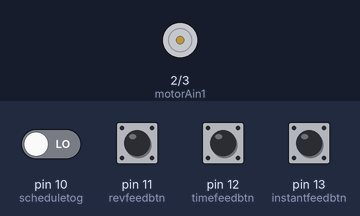
A sketch run on a simulated Arduino Mega 2560, built with avr-gcc and run on an emulated ATmega2560. Shown: motor-driver pin pairs drawn as motors (green arrow = first pin HIGH = forward, orange = second pin HIGH = backward, longer = more drive). The inputs (shaded band) are chosen by the test bench; at power-on: pin 10 (scheduletog), pin 11 (revfeedbtn), pin 12 (timefeedbtn), pin 13 (instantfeedbtn) LOW. WiFi joins after 1.5 s; servers stay silent unless stated; what the sketch prints to the serial monitor is not drawn.

Above: at 2.7 s.
2.8 s: pin 10 (scheduletog) driven HIGH
At 3.7 s:
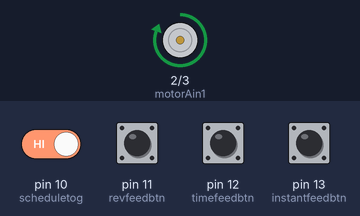
4.3 s: pin 11 (revfeedbtn) pulled HIGH for 0.15 s
At 4.37 s:
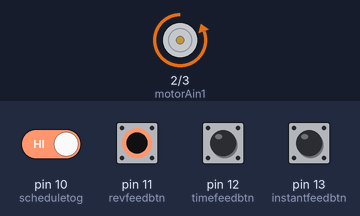
8.9 s: pin 10 (scheduletog) driven LOW
At 9.6 s:
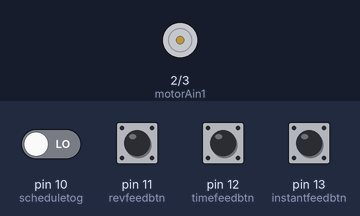
10.4 s: pin 12 (timefeedbtn) pulled HIGH for 0.15 s
At 10.7 s:
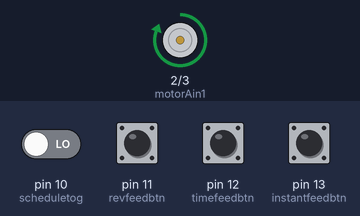
Timing chart, 0 to 21.9 s (numbered marks = the images above; inputs shaded):
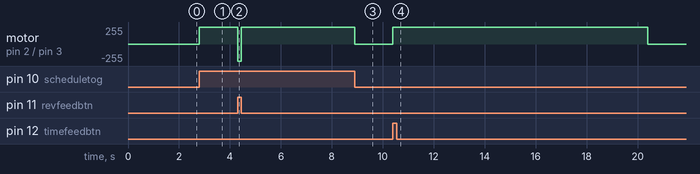

Measured:
- after the input at 2.8 s, motor on pin 2 (motorAin1) / pin 3 (motorAin2): stopped → forward 255/255 at once
- after the input at 4.3 s, motor on pin 2 (motorAin1) / pin 3 (motorAin2): forward 255/255 → backward 255/255 at once, → forward 255/255 0.15 s later
- after the input at 8.9 s, motor on pin 2 (motorAin1) / pin 3 (motorAin2): forward 255/255 → stopped at once
- after the input at 10.4 s, motor on pin 2 (motorAin1) / pin 3 (motorAin2): stopped → forward 255/255 at once, → stopped 10.0 s later

The sketch:

sketch_catfeederV2-wifi.ino
```cpp
#include "WiFiEsp.h"
#include <ArduinoJson.h>
#ifndef HAVE_HWSERIAL1
#include "SoftwareSerial.h"

// set up software serial to allow serial communication to our TX and RX pins
SoftwareSerial Serial1(6, 7);
#endif

// Set  baud rate of so we can monitor output from esp.
#define ESP8266_BAUD 9600

// CHANGE THIS TO MATCH YOUR SETTINGS
char ssid[] = "WIFI_SSID";
char pass[] = "WIFI_PASSWORD";
int status = WL_IDLE_STATUS;

// Define an esp server that will listen on port 80
WiFiEspServer server(80);


int motorAin1 = 2;
int motorAin2 = 3;
int instantfeedbtn = 13;
int timefeedbtn = 12;
int revfeedbtn = 11;
int scheduletog = 10;
int feedtime = 10000;

void setup() {
  pinMode(motorAin1, OUTPUT);
  pinMode(motorAin2, OUTPUT);
  pinMode(instantfeedbtn, INPUT);
  pinMode(timefeedbtn, INPUT);
  pinMode(revfeedbtn, INPUT);
  pinMode(scheduletog, INPUT);

  // Open up communications for arduino serial and esp serial at same rate
  Serial.begin(9600);
  Serial1.begin(9600);

  // Initialize the esp module
  WiFi.init(&Serial1);

  // Start connecting to wifi network and wait for connection to complete
  while (status != WL_CONNECTED)
  {
      Serial.print("Conecting to wifi network: ");
      Serial.println(ssid);

      status = WiFi.begin(ssid, pass);
  }

  // Once we are connected log the IP address of the ESP module
  Serial.print("IP Address of ESP8266 Module is: ");
  Serial.println(WiFi.localIP());
  Serial.println("You're connected to the network");

  // Start the server
  server.begin();
}

void loop() {
  buttoncheck();
  wificheck();
}

void buttoncheck(){
  if (digitalRead(instantfeedbtn) == HIGH)
  {
    digitalWrite(motorAin1, HIGH);
    digitalWrite(motorAin2, LOW);
  }

  else if (digitalRead(timefeedbtn) == HIGH)
  {
    digitalWrite(motorAin1, HIGH);
    digitalWrite(motorAin2, LOW);
    delay(feedtime);

  }

  else if (digitalRead(revfeedbtn) == HIGH)
  {
    digitalWrite(motorAin1, LOW);
    digitalWrite(motorAin2, HIGH);
  }

  else if (digitalRead(scheduletog) == HIGH) //toggle currently has same function as instant feed
  {
    digitalWrite(motorAin1, HIGH);
    digitalWrite(motorAin2, LOW);
  }

  else
  {
    digitalWrite(motorAin1, LOW);
    digitalWrite(motorAin2, LOW);
  }

}

void wificheck(){
  WiFiEspClient client = server.available();

  // If a client has connected...
  if (client)
  {
      String json = "";
      Serial.println("A client has connected");
      bool currentLineIsBlank = true;

      while (client.connected())
      {
          // Read in json from connected client
          if (client.available())
          {
              // ignore headers and read to first json bracket
              client.readStringUntil('{');

              // get json body (everything inside of the main brackets)
              String jsonStrWithoutBrackets = client.readStringUntil('}');

              // Append brackets to make the string parseable as json
              String jsonStr = "{" + jsonStrWithoutBrackets + "}";

              // if we managed to properly form jsonStr...
              if (jsonStr.indexOf('{', 0) >= 0)
              {
                  // parse string into json, bufferSize calculated by https://arduinojson.org/v5/assistant/
                  const size_t bufferSize = JSON_OBJECT_SIZE(1) + 20;
                  DynamicJsonBuffer jsonBuffer(bufferSize);

                  JsonObject &root = jsonBuffer.parseObject(jsonStr);

                  // get and print the value of the action key in our json object
                  const char *value = root["action"];
                  Serial.println(value);

                  if (strcmp(value, "feed") == 0)
                  {
                      // Do something when we receive the on command
                      digitalWrite(motorAin1, HIGH);
                      digitalWrite(motorAin2, LOW);
                      delay(feedtime);
                      digitalWrite(motorAin1, LOW);
                      digitalWrite(motorAin2, LOW);
                      Serial.println("Received on command from client");
                      //currentLineIsBlank = false;
                  }

                  // send response and close connection
                  client.print(
                      "HTTP/1.1 200 OK\r\n"
                      "Connection: close\r\n" // the connection will be closed after completion of the response
                      "\r\n");

                  client.stop();
              }
              else
              {
                  // we were unable to parse json, send http error status and close connection
                  client.print(
                      "HTTP/1.1 500 ERROR\r\n"
                      "Connection: close\r\n"
                      "\r\n");

                  Serial.println("Error, bad or missing json");
                  client.stop();
              }
          }
      }
      delay(10);
      client.stop();
      Serial.println("Client disconnected");
    }
}
```
